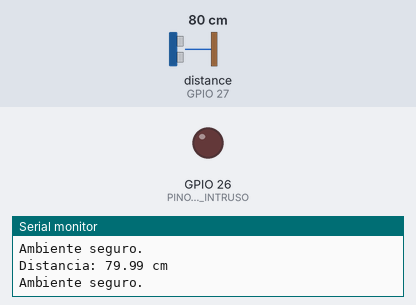
Bench run of a sketch on a simulated ESP32. On the bench: output pins drawn as LEDs (lit = HIGH), the last lines printed to the serial monitor. Wiring (from diagram.json): ultrasonic range finder: trigger GPIO 25; echo GPIO 27. Inputs (shaded band) come from the test bench; at power-on: distance to the obstacle (sensor on GPIO 27) 80 cm. The echo pulse lasts 58.3 µs per cm; pins used as bus, display or sensor lines are not drawn.

Above: at 3.8 s.
3.9 s: distance to the obstacle (sensor on GPIO 27) set to 12 cm
7.8 s: distance to the obstacle (sensor on GPIO 27) set to 9 cm
At 9.5 s:
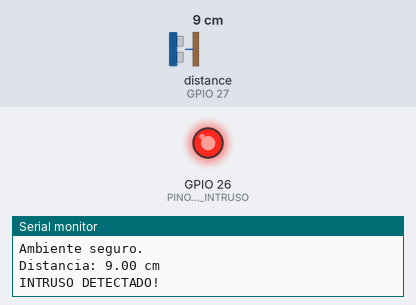
11.7 s: distance to the obstacle (sensor on GPIO 27) set to 18 cm
At 13.8 s:
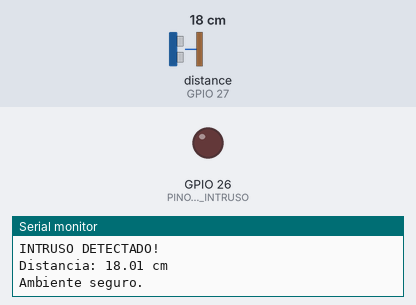
15.6 s: distance to the obstacle (sensor on GPIO 27) set to 2 cm
At 17.3 s:
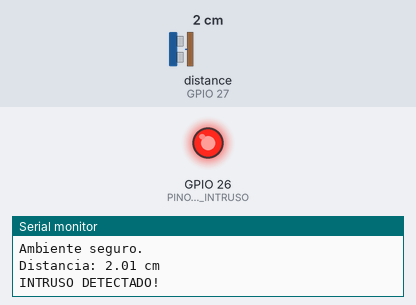
Timing chart, 0 to 18.8 s (numbered marks = the images above; inputs shaded):
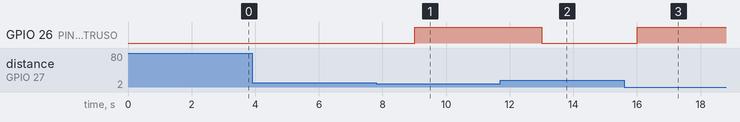

The sketch:

wifi-scan.ino
```cpp
// --- Configuração dos Pinos ---
const int PINO_TRIG = 25;       // Pino de disparo (Trigger)
const int PINO_ECHO = 27;       // Pino de retorno (Echo)
const int PINO_LED_INTRUSO = 26; // LED indicador

// --- Protótipo da Função ---
float obter_distancia();

void setup() {
  Serial.begin(115200);

  // Configuração dos pinos
  pinMode(PINO_TRIG, OUTPUT);        // Trig envia o pulso
  pinMode(PINO_ECHO, INPUT);         // Echo recebe o pulso
  pinMode(PINO_LED_INTRUSO, OUTPUT); // LED como saída

  // Garante que o Trig comece em nível baixo
  digitalWrite(PINO_TRIG, LOW);
}

void loop() {
  float dist = obter_distancia();

  Serial.print("Distancia: ");
  Serial.print(dist);
  Serial.println(" cm");

  // --- Ação de Atuação: Controle do LED ---
  if (dist > 0 && dist <= 10) {
    // Se a distância for menor ou igual a 10 cm, acende o LED
    Serial.println("INTRUSO DETECTADO!");
    digitalWrite(PINO_LED_INTRUSO, HIGH);
    delay(1000); // Mantém aceso por 1 segundo (conforme original)
  } else {
    // Se não houver intruso, apaga o LED
    Serial.println("Ambiente seguro.");
    digitalWrite(PINO_LED_INTRUSO, LOW);
  }

  delay(3000); // Aguarda 3 segundos para a próxima leitura
}

// --- Função de Medição de Distância ---
float obter_distancia() {
  // Gera um pulso limpo de 10 microssegundos no Trig
  digitalWrite(PINO_TRIG, LOW);
  delayMicroseconds(2);
  digitalWrite(PINO_TRIG, HIGH);
  delayMicroseconds(10);
  digitalWrite(PINO_TRIG, LOW);

  // Mede o tempo que o pino Echo leva para ir de LOW a HIGH (em microssegundos)
  // O timeout de 30000ms evita que o código trave se não houver retorno
  long duracao = pulseIn(PINO_ECHO, HIGH, 30000);

  float distancia = (duracao / 2.0) * 0.0343;

  return distancia;

}
```

Measured:
- the behaviour switches between 11 and 10 cm on distance to the obstacle (sensor on GPIO 27) (found by bisection; images 0 and 1)
- after the input at 7.8 s, GPIO 26 (PINO_LED_INTRUSO): LOW → HIGH after 1.2 s
- after the input at 11.7 s, GPIO 26 (PINO_LED_INTRUSO): HIGH → LOW after 1.3 s
- after the input at 15.6 s, GPIO 26 (PINO_LED_INTRUSO): LOW → HIGH after 0.42 s
